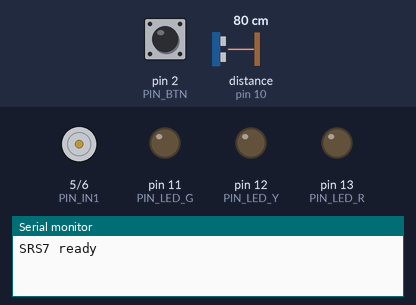
A sketch run on a simulated Arduino Uno, built with avr-gcc and run on an emulated ATmega328P. Parts: motor-driver pin pairs drawn as motors (green arrow = first pin HIGH = forward, orange = second pin HIGH = backward, longer = more drive, scaled by the enable pin), output pins drawn as LEDs (lit = HIGH), the last lines printed to the serial monitor. The inputs (shaded band) are chosen by the test bench; at power-on: pin 2 (PIN_BTN) HIGH, distance to the obstacle (sensor on pin 10) 80 cm. The echo pulse lasts 58.3 µs per cm; pins used as bus, display or sensor lines are not drawn.

Above: at 1.2 s.
1.3 s: pin 2 (PIN_BTN) pulled LOW for 0.15 s
At 1.4 s:
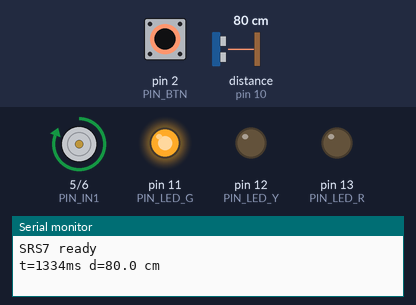
2.9 s: pin 2 (PIN_BTN) pulled LOW for 3.2 s
At 7.5 s:
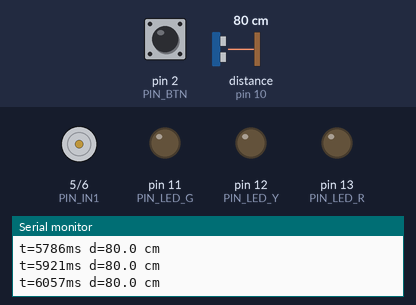
Timing chart, 0 to 9.0 s (numbered marks = the images above; inputs shaded):
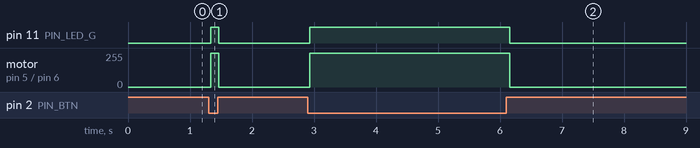

The sketch:

srs7_motor.ino
```cpp
const uint8_t PIN_BTN   = 2;   // кнопка на GND, INPUT_PULLUP
const uint8_t PIN_ENA   = 3;   // PWM -> ENA L298N
const uint8_t PIN_IN1   = 5;
const uint8_t PIN_IN2   = 6;
const uint8_t PIN_TRIG  = 9;
const uint8_t PIN_ECHO  = 10;
const uint8_t PIN_LED_G = 11;
const uint8_t PIN_LED_Y = 12;
const uint8_t PIN_LED_R = 13;

const uint8_t PWM_NEAR = 120;  // ~47 %
const uint8_t PWM_FAR  = 255;  // 100 %
const float DIST_STOP_CM     = 20.0;  // < 20  -> стоп
const float DIST_NEAR_MAX_CM = 50.0;  // 20..50 включительно -> 120

const bool TEST_REVERSE = false;      // true = тест №8 (имитация реверса)

void setLeds(bool r, bool y, bool g) {
  digitalWrite(PIN_LED_R, r);
  digitalWrite(PIN_LED_Y, y);
  digitalWrite(PIN_LED_G, g);
}

void motorStop() {                    // IN1=IN2=LOW, ENA=0 -> выбег (мост выключен)
  digitalWrite(PIN_IN1, LOW);
  digitalWrite(PIN_IN2, LOW);
  analogWrite(PIN_ENA, 0);
}

void motorForward(uint8_t pwm) {
  digitalWrite(PIN_IN1, HIGH);
  digitalWrite(PIN_IN2, LOW);
  analogWrite(PIN_ENA, pwm);
}

void motorBackward(uint8_t pwm) {
  digitalWrite(PIN_IN1, LOW);
  digitalWrite(PIN_IN2, HIGH);
  analogWrite(PIN_ENA, pwm);
}

void drive(uint8_t pwm) {
  if (TEST_REVERSE) motorBackward(pwm); else motorForward(pwm);
}

bool buttonPressed() {                // блокирующий дебаунс
  if (digitalRead(PIN_BTN) == LOW) {
    delay(30);
    return digitalRead(PIN_BTN) == LOW;
  }
  return false;
}

float readDistanceCm() {              // НАИВНО: тайм-аут -> pulseIn()=0 -> 0 см
  digitalWrite(PIN_TRIG, LOW);
  delayMicroseconds(2);
  digitalWrite(PIN_TRIG, HIGH);
  delayMicroseconds(10);
  digitalWrite(PIN_TRIG, LOW);
  unsigned long us = pulseIn(PIN_ECHO, HIGH, 30000UL);
  return us * 0.0343f / 2.0f;
}

void setup() {
  Serial.begin(9600);
  pinMode(PIN_BTN, INPUT_PULLUP);
  pinMode(PIN_TRIG, OUTPUT);
  pinMode(PIN_ECHO, INPUT);
  pinMode(PIN_LED_R, OUTPUT);
  pinMode(PIN_LED_Y, OUTPUT);
  pinMode(PIN_LED_G, OUTPUT);
  pinMode(PIN_IN1, OUTPUT);
  pinMode(PIN_IN2, OUTPUT);
  pinMode(PIN_ENA, OUTPUT);
  motorStop();
  setLeds(0, 0, 0);
  Serial.println(F("SRS7 ready"));
}

void loop() {
  if (!buttonPressed()) {             // кнопка отпущена: мотор стоп, LED выкл, датчик не опрашиваем
    motorStop();
    setLeds(0, 0, 0);
    return;
  }

  float cm = readDistanceCm();

  if (cm < DIST_STOP_CM) {
    motorStop();
    setLeds(1, 0, 0);
  } else if (cm <= DIST_NEAR_MAX_CM) {
    drive(PWM_NEAR);
    setLeds(0, 1, 0);
  } else {
    drive(PWM_FAR);
    setLeds(0, 0, 1);
  }

  Serial.print(F("t="));  Serial.print(millis());
  Serial.print(F("ms d=")); Serial.print(cm, 1);
  Serial.println(F(" cm"));
  delay(100);
}
```

Measured:
- after the input at 1.3 s, pin 11 (PIN_LED_G): LOW → HIGH at once, → LOW 0.13 s later; motor on pin 5 (PIN_IN1) / pin 6 (PIN_IN2): stopped → forward 255/255 at once, → stopped 0.13 s later
- after the input at 2.9 s, pin 11 (PIN_LED_G): LOW → HIGH at once, → LOW 3.2 s later; motor on pin 5 (PIN_IN1) / pin 6 (PIN_IN2): stopped → forward 255/255 at once, → stopped 3.2 s later
